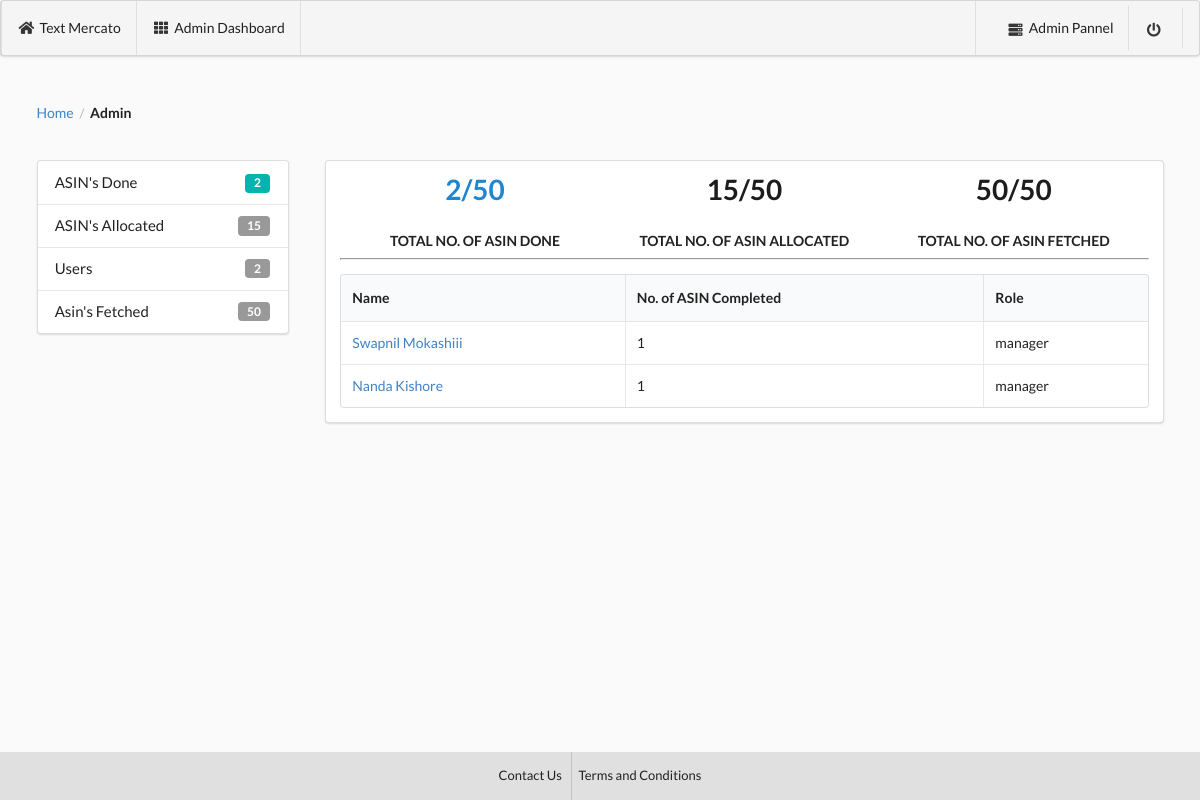
/manager/, run on the app's committed database.
### app/models.py (models this page shows, shortened)
class empDetail(models.Model):
    name = models.CharField(max_length=10000, blank=True, null=True)
    asin_done_c = models.IntegerField(default=0,blank=True, null=True)
    email = models.CharField(max_length=1000,blank=True, null=True)
    roles = models.CharField(max_length=1000,blank=True, null=True)

### app/views.py (the view)
# urls.py: url(r'^manager/',views.manager,name="manager"),
def manager(request):
    data1 = asinDetail.objects.all()
    total_asin = data1.count()
    data2 = asinDetail.objects.filter(status=True)
    done_asin = data2.count()
    data3 = empDetail.objects.filter(~Q(roles="admin"))
    total_user = data3.count()
    data4 = asinDetail.objects.filter(extracted=True)
    asin_fetch = data4.count()
    data5 = asinDetail.objects.filter(~Q(email__isnull=True))
    asin_allocated = data5.count()
    context = {
        'total_asin':total_asin,
        'asin_allocated':asin_allocated,
        'done_asin':done_asin,
        'total_user':total_user,
        'asin_fetch':asin_fetch,
        'data3':data3
        }
    return render(request,'manager.html',context=context)

### templates/manager.html (shortened to what this page needs)
<!DOCTYPE html>
{% load staticfiles %}
<html lang="en" dir="ltr">
  <head>
    <link rel="stylesheet" href="https://cdn.jsdelivr.net/npm/semantic-ui@2.4.0/dist/semantic.min.css">
  </head>
  <body style="background:#fafafa;">
    <div class="ui menu" style="background:#f5f5f5; height:7%;">
  <div class="ui container">
    <a class="item" style="color:#212121;">
      <i class="home icon" style="color:#212121;"></i> Text Mercato
    </a>
    <a class="item" style="color:#212121;">
      <i class="grid layout icon" style="color:#212121;"></i>Admin Dashboard
    </a>
  </div>
  <div class="right item">
     <a class="item" style="color:#212121;" href="{% url 'admin:index' %}" target="_blank">
      <i class="server icon" style="color:#212121;"></i>Admin Pannel</a>
      <a class="item" style="color:#212121;" href="{% url 'app:index' %}">
        <i class="power off icon" style="color:#212121;"></i></a>
    </div>
</div>
    <div class="ui container raised" style="margin-top:3.8%;">
      <div class="ui breadcrumb">
  <a class="section">Home</a>
  <div class="divider"> / </div>
  <div class="active section">Admin</div>
</div>
    <div class="ui grid" style="margin-top:2.2%;" >
      <div class="four wide column segment">
        <div class="ui large vertical menu">
        <a class="teal item">
          ASIN's Done
          <div class="ui teal left label">{{done_asin}}</div>
        </a>
        <a class="teal item">
          ASIN's Allocated
          <div class="ui left label">{{asin_allocated}}</div>
        </a>
        <a class="teal item">
          Users
          <div class="ui label">{{total_user}}</div>
        </a>
        <a class="teal item" href="{% url 'app:fetch_asin' %}">
          Asin's Fetched
          <div class="ui label">{{asin_fetch}}</div>
        </a>
      </div>
 </div>
  <div class="twelve wide stretched column">
    <div class="ui segment">
      <div class="ui container">
          <div class="ui three statistics">
  <div class="blue statistic">
    <div class="text value">
      {{done_asin}}/{{total_asin}}
    </div>
    <div class="label">
      Total No. of ASIN Done
    </div>
  </div>
  <div class="statistic">
    <div class="text value">
      {{asin_allocated}}/{{total_asin}}
    </div>
    <div class="label">
      Total No. of ASIN Allocated
    </div>
  </div>
  <div class="statistic">
    <div class="text value">
      {{asin_fetch}}/{{total_asin}}
    </div>
    <div class="label">
      Total No. of ASIN Fetched
    </div>
  </div>
</div>
      </div>
      <hr>
      <table class="ui selectable celled table">
    <thead>
      <tr>
        <th>Name</th>
        <th>No. of ASIN Completed</th>
        <th>Role</th>
      </tr>
    </thead>
    <tbody>
      {% for i in data3 %}
      <tr>
        <td><a href="/user/{{i.email}}">{{i.name}}</a></td>
        <td>{{i.asin_done_c}}</td>
        <td>{{i.roles}}</td>
      </tr>
      {% endfor %}
    </tbody>
  </table>
    </div>
  </div>
</div>
</div>
 <footer style="position:fixed;bottom:0; width:100%;">
   <div style="background:#e0e0e0;">
      <div class="ui center aligned container">
        <div class="ui horizontal small divided link list">
          <a class="item" href="#" style="color:#212121; padding-top:10%; padding-bottom:10%;">Contact Us</a>
          <a class="item" href="#" style="color:#212121; padding-top:10%; padding-bottom:10%;">Terms and Conditions</a>
        </div>
      </div>
    </div>
 </footer>
  </body>
</html>

### data on the page
empDetail: name "Swapnil Mokashiii", asin_done_c "1", roles "manager"
empDetail: name "Nanda Kishore", asin_done_c "1", roles "manager"

### other printed values
{{ done_asin }} "2"
{{ asin_allocated }} "15"
{{ total_user }} "2"
{{ asin_fetch }} "50"
{{ total_asin }} "50"
